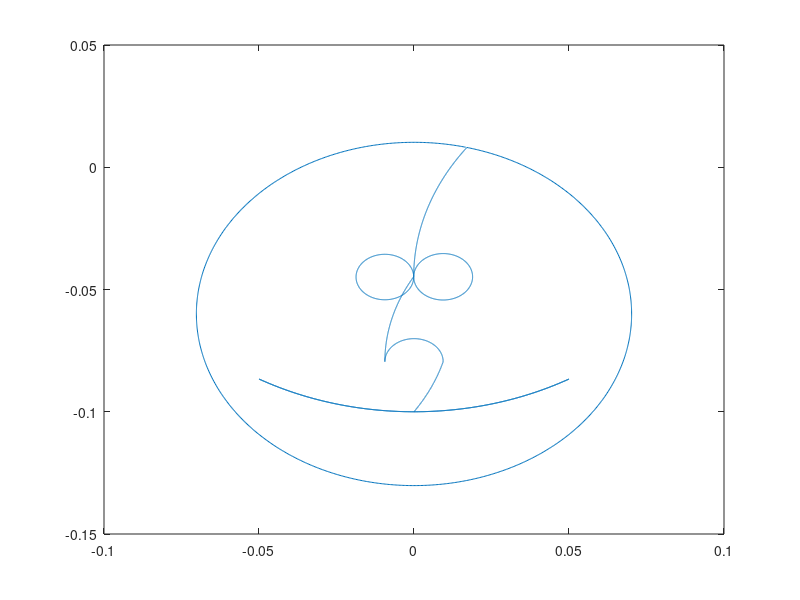

MATLAB code to generate this figure:
    clear
clc

time=6;
f=1000;
time_run=time*f;
x=zeros(2,time*f);

% Lib
j=1;
for i=0:1:f-1
    x(1,j)=-0.1*sin(((pi/6)*i)/f);
    x(2,j)=-0.1*cos(((pi/6)*i)/(f));
    j=j+1;
end

for i=f-1:-1:0
    x(1,j)=-0.1*sin(((pi/6)*i)/f);
    x(2,j)=-0.1*cos(((pi/6)*i)/(f));
    j=j+1;
end

for i=0:1:f-1
    x(1,j)=-0.1*sin(((-pi/6)*i)/f);
    x(2,j)=-0.1*cos(((-pi/6)*i)/(f));
    j=j+1;
end

for i=f-1:-1:0
    x(1,j)=-0.1*sin(((-pi/6)*i)/f);
    x(2,j)=-0.1*cos(((-pi/6)*i)/(f));
    j=j+1;
end
% 
% figure
% plot(x(1,:),x(2,:));

% Connection

% a*sin(theta)-0.06=0;
%a*cos(theta)-0.06=-0.1;
%a=0.0721;
%theta=-391*pi/1250;

%j=1;
for i=0:1:f-1
    x(1,j)=-0.0721*sin((-((pi/10)*i)/f)-391*pi/1250)-0.06;
    x(2,j)=-0.0721*cos((-((pi/10)*i)/f)-391*pi/1250)-0.06;
    j=j+1;
end

% figure
% plot(x(1,1:1000),x(2,1:1000));


% Nose

%a*sin(theta)=0.0094;
%a*cos(theta)-0.0795=-0.0795;
%a=-0.0094;
%theta=-90;

%j=1;
for i=0:1:f-1
    x(1,j)=-0.0094*sin((-((pi)*i)/f)-pi/2);
    x(2,j)=-0.0094*cos((-((pi)*i)/f)-pi/2)-0.0795;
    j=j+1;
end

% figure
% plot(x(1,1:1000),x(2,1:1000));

% Connection

%a*sin(theta)+0.06=-0.0094;
%a*cos(theta)-0.0795=-0.0795;
%a=-0.0694;
%theta=90;

%j=1;
for i=0:1:f-1
    x(1,j)=-0.0694*sin((((pi/6)*i)/f)+pi/2)+0.06;
    x(2,j)=-0.0694*cos((((pi/6)*i)/f)+pi/2)-0.0795;
    j=j+1;
end

% figure
% plot(x(1,1:1000),x(2,1:1000));

% Right eye

%a*sin(theta)+0.0094=-0.0001;
%a*cos(theta)-0.0448=-0.0448;
%a=-0.0095;
%theta=90;

%j=1;
for i=0:1:f-1
    x(1,j)=-0.0095*sin((((2*pi)*i)/f)+pi/2)+0.0094;
    x(2,j)=-0.0095*cos((((2*pi)*i)/f)+pi/2)-0.0448;
    j=j+1;
end

% Left eye

%a*sin(theta)-0.0094=-0.0001;
%a*cos(theta)-0.0448=-0.0448;
%a=0.0093;
%theta=90;

%j=1;
for i=0:1:f-1
    x(1,j)=0.0093*sin((((2*pi)*i)/f)+pi/2)-0.0094;
    x(2,j)=0.0093*cos((((2*pi)*i)/f)+pi/2)-0.0449;
    j=j+1;
end

% Connection

%a*sin(theta)+0.09=-0.0001;
%a*cos(theta)-0.0447=-0.0448;
%a=-0.09001;
%theta=90;

%j=1;
for i=0:1:f-1
    x(1,j)=-0.0901*sin((((pi/5)*i)/f)+pi/2)+0.09;
    x(2,j)=-0.0901*cos((((pi/5)*i)/f)+pi/2)-0.0448;
    j=j+1;
end

% % Face
% 2.8
%a*sin(theta)+0=0.0509;
%a*cos(theta)-0.04=0.0364;
% a=0.0918;
% theta=0.5876;
% 
% %j=1;
% for i=0:1:f-1
%     x(1,j)=a*sin((((2*pi)*i)/f)+theta);
%     x(2,j)=a*cos((((2*pi)*i)/f)+theta)-0.04;
%     j=j+1;
% end

% 
%a*sin(theta)+0=0.0449;
%a*cos(theta)-0.08=0.0332;
% a=0.0832;
% theta=0.3218;
% 
% %j=1;
% for i=0:1:f-1
%     x(1,j)=a*sin((((2*pi)*i)/f)+theta);
%     x(2,j)=a*cos((((2*pi)*i)/f)+theta)-0.06;
%     j=j+1;
% end

a=0.0701;
theta=0.2465;
a=0.0702;
theta=0.246;

%j=1;
for i=0:1:f-1
    x(1,j)=a*sin((((2*pi)*i)/f)+theta);
    x(2,j)=a*cos((((2*pi)*i)/f)+theta)-0.06;
    j=j+1;
end


figure
plot(x(1,:),x(2,:))
